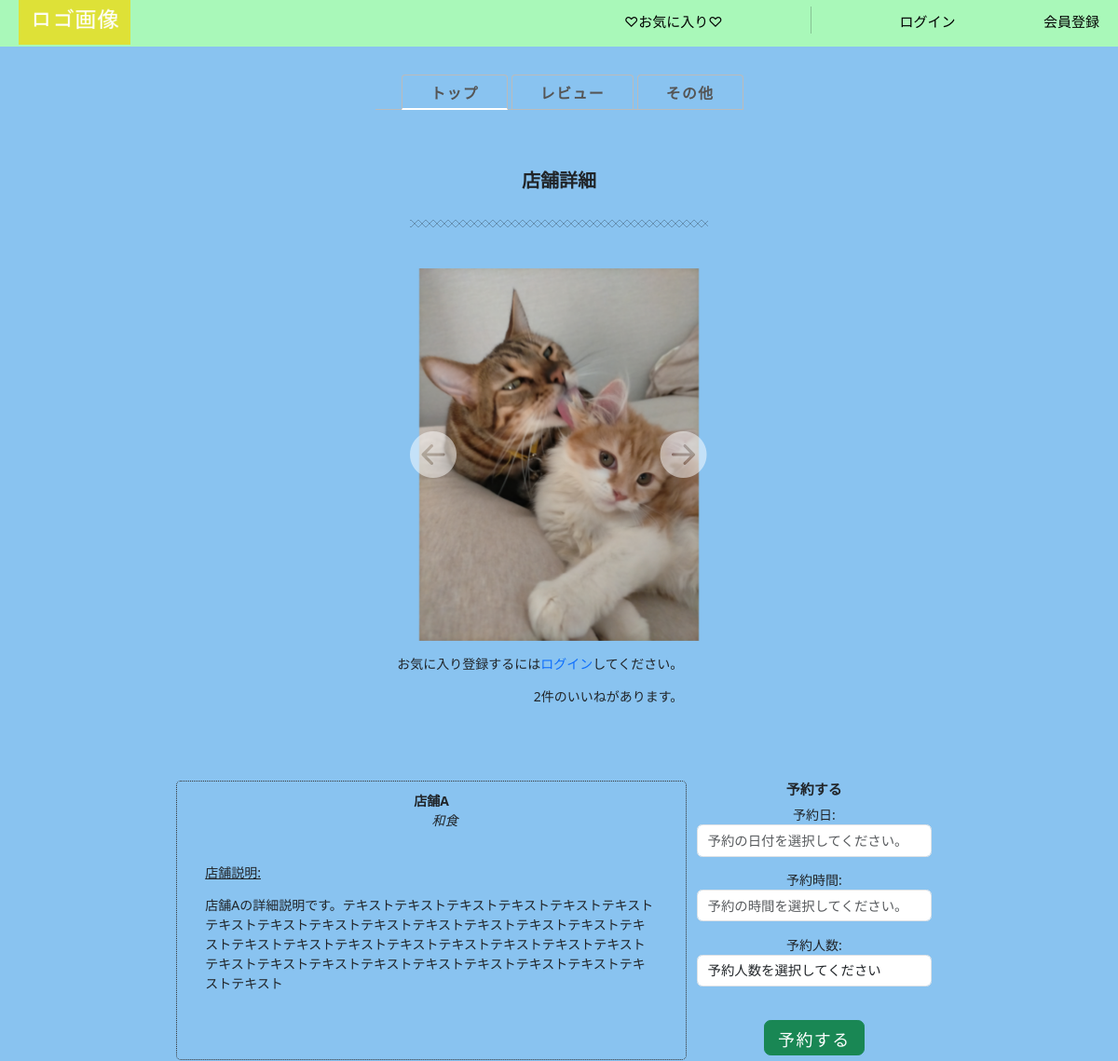
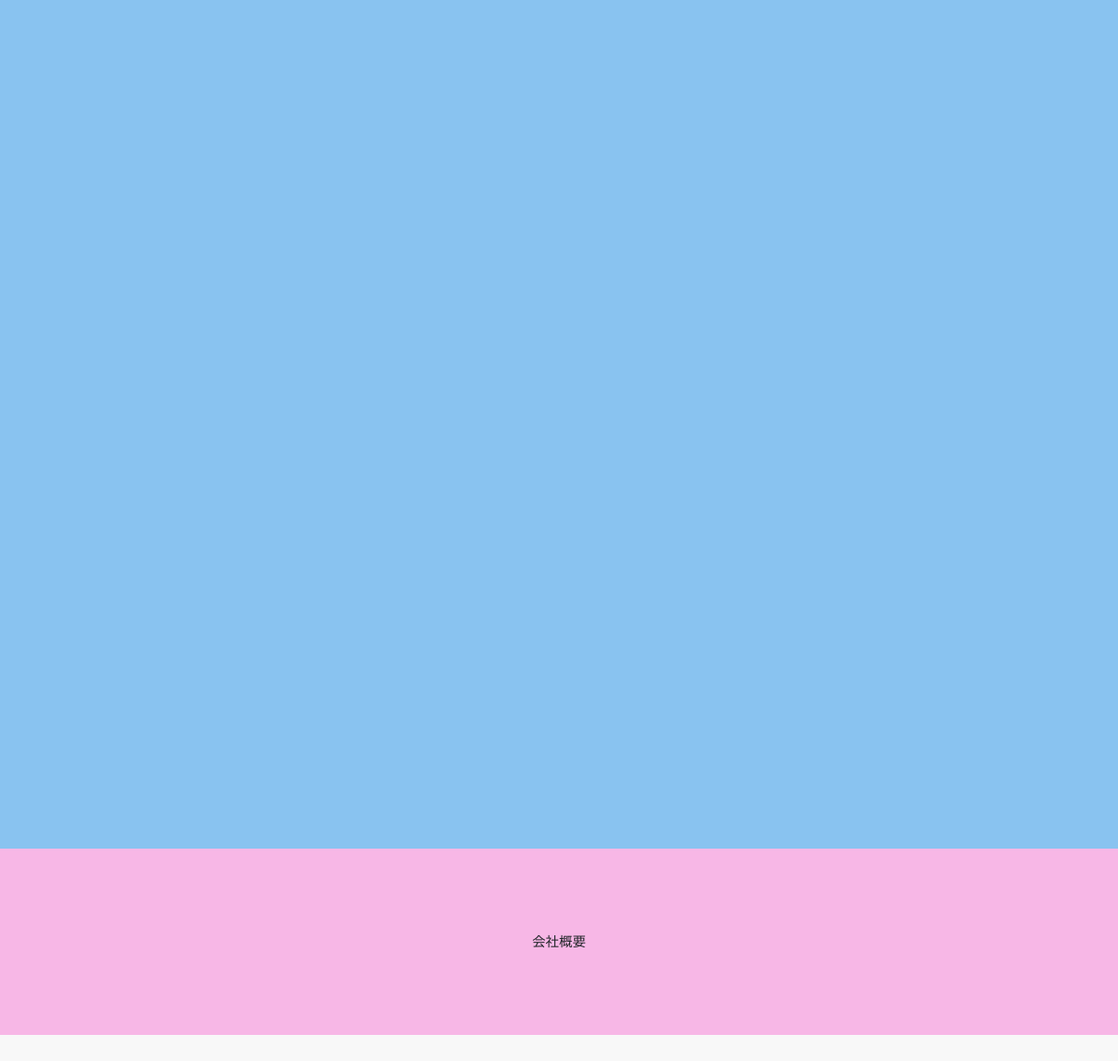
/detail/1, run on the app's committed database (2 pictures, top to bottom).
### gourmet/models.py (models this page shows, shortened)
class StoreInfo(models.Model):
    user = models.ForeignKey(CustomUser, verbose_name='ユーザー',on_delete=models.PROTECT)
    store_name = models.CharField(verbose_name='店舗名',max_length=40)
    category = models.ForeignKey(Category,verbose_name='ジャンル',on_delete=models.PROTECT)
    store_detail = models.TextField(verbose_name='店舗詳細',blank=True, null=True)
    photo1 = models.ImageField(verbose_name='写真1',blank=True,default='noImage.png')
    photo2 = models.ImageField(verbose_name='写真2',blank=True,default='noImage.png')
    photo3 = models.ImageField(verbose_name='写真3',blank=True,default='noImage.png')
    create_at = models.DateTimeField(verbose_name='作成日時',auto_now_add=True)
    updated_at = models.DateTimeField(verbose_name='更新日時',auto_now=True)
    class Meta:
        verbose_name_plural = 'StoreInfo'

class Category(models.Model):
    category_choices = [
    ('和食', '和食'),
    ('中華', '中華'),
    ('イタリアン', 'イタリアン'),
    ('フレンチ', 'フレンチ'),
    ('寿司','寿司'),
    ('焼肉','焼肉'),
    ('韓国料理','韓国料理'),
    ('タイ料理','タイ料理'),
    ('スペイン料理','スペイン料理')
]
    category = models.CharField(verbose_name='ジャンル', choices=category_choices, max_length=50,null=True,blank=True)
    def __str__(self):
        return dict(self.category_choices)[self.category]

### gourmet/views.py (the view, shortened to what this page needs)
# urls.py: path('detail/<int:pk>',views.StoreDetailView.as_view(),name='detail'),
class StoreDetailView(generic.DetailView):
    model = StoreInfo
    template_name = 'store_detail.html'
    def get_context_data(self,**kwargs):
        store = self.get_object()
        context = super().get_context_data(**kwargs)
        context['form'] = ReservationForm() #get_context_dataにReservationFormを呼び出す。この'form'という変数をテンプレートで使えるようになる。
        context['reviews'] = Review.objects.filter(store_name=store).order_by('-create_at')
        average_score = Review.objects.filter(store_name=store).aggregate(average_score=Avg('score'))['average_score'] or 0
        context['average_score'] = average_score
        restaurant_id = self.kwargs['pk']
        restaurant_name = StoreInfo.objects.filter(id=restaurant_id)[0].store_name
        if self.request.user.is_authenticated: #ログインしていない状態で店舗詳細画面に遷移しようとするとエラーになるため場合わけ
            context['user_likes'] = Like.objects.filter(user=self.request.user).values_list('fav',flat=True) #favはLikeモデルのフィールド名
        else:
            context['user_likes'] = []
        return context

### gourmet/forms.py
class ReservationForm(forms.ModelForm):
    class Meta:
        model = Reservation
        fields = ['date', 'time', 'persons']
        widgets = {
            'date': forms.TextInput(attrs={'class': 'form-control fieldset__input js__datepicker mb-3', 'placeholder': '予約の日付を選択してください。'}),
            'time': forms.TextInput(attrs={'class': 'form-control fieldset__input js__timepicker mb-3', 'placeholder': '予約の時間を選択してください。'}),
            'persons': forms.Select(attrs={'class': 'form-control mb-3'}, choices=[
                ('', '予約人数を選択してください'),
                (1, '1名'),
                (2, '2名'),
                (3, '3名'),
                (4, '4名'),
                (5, '5名以上')
            ])
        }

### gourmet/context_processors.py (called while the page is built)
def member_status(request):
    if request.user.is_authenticated:
        from gourmet.models import Member
        is_member = Member.objects.filter(user=request.user).exists()
        return {'is_member': is_member}
    return {'is_member': False}

### gourmet/templates/store_detail.html (shortened to what this page needs)
{% extends 'base.html' %}
{% load static %}
{% block head %}
<link rel="stylesheet" href="{% static 'css/default.css' %}">
<link rel="stylesheet" href="{% static 'css/default.date.css' %}">
<link rel="stylesheet" href= "{% static 'css/default.time.css' %}">
<link rel="stylesheet" href="{% static 'css/skeleton-tabs.css' %}">
<link rel="stylesheet" href="{% static 'css/skeleton.css' %}">
{% endblock %}
{% block contents %}
<div class="tab-container">
  <ul class="tab-nav">
    <li>
      <a class="button active" href="#one">トップ</a>
    </li>
    <li>
      <a class="button" href="#two">レビュー</a>
    </li>
    <li>
      <a class="button" href="#three">その他</a>
    </li>
  </ul>
</div>
<div class="tab-content">
  <div class="tab-pane active" id="one">
    <div class="a_detail">
      <div class="store-h1">
          <h1>店舗詳細</h1>
      </div>
      <hr class="hr1 mb-5">
      <div id="carouselExample" class="carousel slide">
          <div class="carousel-inner">
            <div class="carousel-item active">
              {% if object.photo1 %}
                  <img src="{{ object.photo1.url}}" class="d-block w-90" alt="...">
              {% endif %}
            </div>
          </div>
          <button class="carousel-control-prev" type="button" data-bs-target="#carouselExample" data-bs-slide="prev">
            <span class="bi bi-arrow-left-circle-fill" aria-hidden="true"></span>
          </button>
          <button class="carousel-control-next" type="button" data-bs-target="#carouselExample" data-bs-slide="next">
            <span class="bi bi-arrow-right-circle-fill" aria-hidden="true"></span>
          </button>
        </div>
        <div class="fav col-md-8 mt-3">
          <form id="fav-form" method="post" action="{% url 'gourmet:toggle_favorite' store_id=storeinfo.pk %}">
            {% if user.is_authenticated %}
            <button type="submit" id="fav-btn">
              {% if storeinfo.id in user_likes %}
                <span id="fav"><i class="fa-solid fa-heart-circle-plus"></i></span>
              {% else %}
                お気に入りに追加<span id="non-fav"><i class="fa-regular fa-heart"></i></span>
            {% endif %}
            </button>
            {% else %}
            <p>お気に入り登録するには<a href="{% url 'account_login'%}">ログイン</a>してください。</p>
            {% endif %}
          </form>
          <span id="like-count">{{ storeinfo.like_set.count }}件のいいねがあります。</span>
        </div>
        <div class="row" style="margin-top:80px;">
          <div class="store-info col-md-8" style="padding: 10px; margin-bottom: 10px; border: 1px dotted #333333; border-radius: 5px;">
            <strong>{{ object.store_name }}</strong>
            <br>
            <p style="text-indent: 2rem; font-style: italic;">{{object.category}}</p>
            <div class="desc">
                <u><p>店舗説明:</p></u>
                <p>{{ object.store_detail }}</p>
            </div>
          </div>
        <section class="section col-md-4">
          <div class="section__block section__block--scoped">
            <h3 style="font-size: 15px; font-weight: bold; margin-bottom: 8px;">予約する</h3>
            <form method="post">
              {{ form.as_p }}
              <button type="submit"  id="submit" class="btn btn-success btn-lg mt-4">予約する</button>
            </form>
          </div>
        </div>
    </div>
  </div>
</div>
{% endblock %}

### static/css/mystyle.css (style rules this page uses)
a { text-decoration: none !important; }
ul, li { list-style: none; }
:root { --easing: cubic-bezier(.2, 1, .2, 1); --transition: .8s var(--easing); --color-base: #f8f8f8; --color-gray: #ddd; --color-theme: #f5695f; --color-theme-darken: #f12617; --box-shadow: .8rem .8rem 1.2rem rgba(0, 0, 0, .05), -.8rem -.8rem 1.2rem #fff; --box-shadow-hover: 1rem 1rem 1.5rem rgba(0, 0, 0, .08), -1rem -1rem 1.5rem #fff; --box-shadow-inset: inset .8rem .8rem 1.2rem rgba(0, 0, 0, .05), inset -.8rem -.8rem 1.2rem #fff; --box-shadow-dark: .8rem .8rem 1.2rem rgba(0, 0, 0, .1), -.8rem -.8rem 1.2rem rgba(#fff,.2); }
html { font-size: 90%; line-height: 1.8; height: 100%; word-break: break-word; color: #333; background-color: var(--color-base); -webkit-appearance: none; -webkit-tap-highlight-color: transparent; }
body { font-size: 1.6rem; margin-top: 30px auto; margin-bottom: 0; }
*, *::before, *::after { -webkit-box-sizing: border-box; box-sizing: border-box; }
h1, h2, h3, h4, h5, h6 { font-size: 1.6rem; margin: 0; padding: 0; }
.a_detail { text-align: center; }
.store-h1 { padding-top: 20px; margin-top: 30px; margin-bottom: 30px; }
.carousel-item img { height: 400px; object-fit: cover; display: block; margin: 0 auto; }
@media screen and (min-width: 960px) { .carousel-control-prev { left: 30% !important; } }
@media screen and (min-width: 960px) { .carousel-control-next { right: 30% !important; } }
.carousel-control-prev, .carousel-control-next { width: auto !important; height: auto !important; font-size: 50px; }
@media screen and (min-width: 960px) { .a_detail { padding:0 200px !important; } }
.a_detail { font-size: 14px; padding:0 30px }
.a_detail h1 { font-size: 20px; font-weight: bold; }
.store-info { height: 300px; margin-top: 30px; }
.desc { text-align: left; padding: 20px; }
.hr1 { position: relative; overflow: visible; text-align: center; border-width: 0; height: 8px; background-image: repeating-linear-gradient(45deg, black 0, black 1px, transparent 0, transparent 50%), repeating-linear-gradient(135deg, black 0, black 1px, transparent 0, transparent 50%); background-size: 8px 8px; width: 40%; margin: 0 auto; }
.fav { text-align: right; }

### static/css/default.css (style rules this page uses)
.picker__input { cursor: default; }

### static/css/skeleton-tabs.css (style rules this page uses)
.tab-container { display: flex; justify-content: center; padding-top: 30px; }
ul.tab-nav { list-style: none; border-bottom: 1px solid #bbb; }
ul.tab-nav li { display: inline; }
ul.tab-nav li a { font-size: 1.1rem; }
ul.tab-nav li a.button { border-bottom-left-radius: 0; border-bottom-right-radius: 0; margin-bottom: -1px; border-bottom: none; }
ul.tab-nav li a.active.button { border-bottom: 0.175em solid #fff; }
.tab-content .tab-pane { display: none; }
.tab-content .tab-pane.active { display: block; }

### static/css/skeleton.css (style rules this page uses)
.button, button, input[type="submit"], input[type="reset"], input[type="button"] { display: inline-block; height: 38px; padding: 0 30px; color: #555; text-align: center; font-size: 11px; font-weight: 600; line-height: 38px; letter-spacing: .1rem; text-transform: uppercase; text-decoration: none; white-space: nowrap; background-color: transparent; border-radius: 4px; border: 1px solid #bbb; cursor: pointer; box-sizing: border-box; }

### data on the page
StoreInfo: photo1 (picture), like_set.count "2", store_name "店舗A", category "和食", store_detail "店舗Aの詳細説明です。テキストテキストテキストテキストテキストテキストテキストテキストテキストテキストテキストテキストテキストテキストテキストテキストテキストテキストテキストテキストテキストテキストテキストテキストテキストテキストテキストテキストテキストテキストテキストテキストテキスト"
